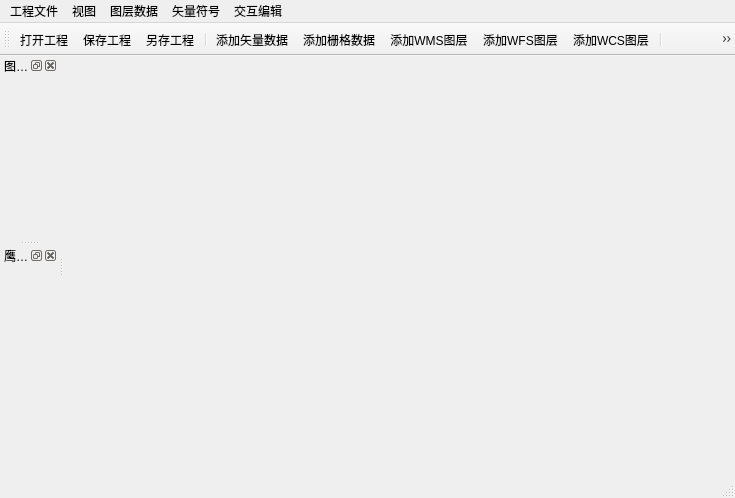
<?xml version="1.0" encoding="UTF-8"?>
<ui version="4.0">
 <class>YLGISClass</class>
 <widget class="QMainWindow" name="YLGISClass">
  <property name="geometry">
   <rect>
    <x>0</x>
    <y>0</y>
    <width>735</width>
    <height>486</height>
   </rect>
  </property>
  <property name="windowTitle">
   <string>YLGIS</string>
  </property>
  <widget class="QWidget" name="centralWidget">
   <widget class="QWidget" name="horizontalLayoutWidget">
    <property name="geometry">
     <rect>
      <x>10</x>
      <y>0</y>
      <width>631</width>
      <height>411</height>
     </rect>
    </property>
    <layout class="QHBoxLayout" name="horizontalLayout"/>
   </widget>
  </widget>
  <widget class="QMenuBar" name="menuBar">
   <property name="geometry">
    <rect>
     <x>0</x>
     <y>0</y>
     <width>735</width>
     <height>17</height>
    </rect>
   </property>
   <widget class="QMenu" name="menu">
    <property name="title">
     <string>工程文件</string>
    </property>
    <addaction name="actionOpen_File"/>
    <addaction name="actionOpenProject"/>
    <addaction name="actionSaveProject"/>
    <addaction name="actionSaveAsProject"/>
    <addaction name="actionExit"/>
   </widget>
   <widget class="QMenu" name="menu_2">
    <property name="title">
     <string>视图</string>
    </property>
    <addaction name="actionLayerTreeControl"/>
    <addaction name="actionOverviewMap"/>
    <addaction name="actionOpenFields"/>
    <addaction name="actionOpenAttrTable"/>
   </widget>
   <widget class="QMenu" name="menu_3">
    <property name="title">
     <string>图层数据</string>
    </property>
    <addaction name="actionAddVectorData"/>
    <addaction name="actionAddRasterData"/>
    <addaction name="actionAddWmsLayer"/>
    <addaction name="actionAddWfsLayer"/>
    <addaction name="actionAddWcsLayer"/>
   </widget>
   <widget class="QMenu" name="SelfStylelibMng">
    <property name="title">
     <string>矢量符号</string>
    </property>
    <addaction name="actionSelfStylelibMng"/>
    <addaction name="actionQgsStylelibMng"/>
    <addaction name="actionChgSymbolRender"/>
   </widget>
   <widget class="QMenu" name="menu_5">
    <property name="title">
     <string>交互编辑</string>
    </property>
    <addaction name="actionCoordTransShp"/>
    <addaction name="actionCoordTransqgis"/>
    <addaction name="actionCoordTranstif"/>
    <addaction name="actionCoordTranspoint"/>
    <addaction name="actionZoomIn"/>
    <addaction name="actionZoomOut"/>
    <addaction name="actionFullExtent"/>
    <addaction name="actionZoomActual"/>
    <addaction name="actionPan"/>
   </widget>
   <addaction name="menu"/>
   <addaction name="menu_2"/>
   <addaction name="menu_3"/>
   <addaction name="SelfStylelibMng"/>
   <addaction name="menu_5"/>
  </widget>
  <widget class="QToolBar" name="mainToolBar">
   <attribute name="toolBarArea">
    <enum>TopToolBarArea</enum>
   </attribute>
   <attribute name="toolBarBreak">
    <bool>false</bool>
   </attribute>
   <addaction name="actionOpenProject"/>
   <addaction name="actionSaveProject"/>
   <addaction name="actionSaveAsProject"/>
   <addaction name="separator"/>
   <addaction name="actionAddVectorData"/>
   <addaction name="actionAddRasterData"/>
   <addaction name="actionAddWmsLayer"/>
   <addaction name="actionAddWfsLayer"/>
   <addaction name="actionAddWcsLayer"/>
   <addaction name="separator"/>
   <addaction name="actionOpenFields"/>
   <addaction name="actionOpenAttrTable"/>
   <addaction name="separator"/>
   <addaction name="actionZoomIn"/>
   <addaction name="actionZoomOut"/>
   <addaction name="actionFullExtent"/>
   <addaction name="actionZoomActual"/>
   <addaction name="actionPan"/>
   <addaction name="separator"/>
  </widget>
  <widget class="QStatusBar" name="statusBar"/>
  <widget class="QDockWidget" name="LayerTreeControl">
   <property name="minimumSize">
    <size>
     <width>49</width>
     <height>184</height>
    </size>
   </property>
   <property name="whatsThis">
    <string>&lt;html&gt;&lt;head/&gt;&lt;body&gt;&lt;p&gt;&lt;br/&gt;&lt;/p&gt;&lt;/body&gt;&lt;/html&gt;</string>
   </property>
   <property name="windowTitle">
    <string>图层管理器</string>
   </property>
   <attribute name="dockWidgetArea">
    <number>1</number>
   </attribute>
   <widget class="QWidget" name="dockWidgetContents_2"/>
  </widget>
  <widget class="QDockWidget" name="OverviewMap">
   <property name="minimumSize">
    <size>
     <width>49</width>
     <height>230</height>
    </size>
   </property>
   <property name="windowTitle">
    <string>鹰眼视图</string>
   </property>
   <attribute name="dockWidgetArea">
    <number>1</number>
   </attribute>
   <widget class="QWidget" name="dockWidgetContents"/>
  </widget>
  <action name="actionOpen_File">
   <property name="text">
    <string>新建工程</string>
   </property>
  </action>
  <action name="actionOpenProject">
   <property name="icon">
    <iconset resource="YLGIS.qrc">
     <normaloff>:/YLGIS/Resources/mActionFileOpen.png</normaloff>:/YLGIS/Resources/mActionFileOpen.png</iconset>
   </property>
   <property name="text">
    <string>打开工程</string>
   </property>
  </action>
  <action name="actionSaveProject">
   <property name="icon">
    <iconset resource="YLGIS.qrc">
     <normaloff>:/YLGIS/Resources/mActionFileSave.png</normaloff>:/YLGIS/Resources/mActionFileSave.png</iconset>
   </property>
   <property name="text">
    <string>保存工程</string>
   </property>
  </action>
  <action name="actionSaveAsProject">
   <property name="icon">
    <iconset resource="YLGIS.qrc">
     <normaloff>:/YLGIS/Resources/mActionFileSaveAs.png</normaloff>:/YLGIS/Resources/mActionFileSaveAs.png</iconset>
   </property>
   <property name="text">
    <string>另存工程</string>
   </property>
  </action>
  <action name="actionExit">
   <property name="text">
    <string>退出</string>
   </property>
  </action>
  <action name="actionLayerTreeControl">
   <property name="text">
    <string>图层管理器</string>
   </property>
  </action>
  <action name="actionAddVectorData">
   <property name="icon">
    <iconset resource="YLGIS.qrc">
     <normaloff>:/YLGIS/Resources/mActionAddOgrLayer.png</normaloff>:/YLGIS/Resources/mActionAddOgrLayer.png</iconset>
   </property>
   <property name="text">
    <string>添加矢量数据</string>
   </property>
  </action>
  <action name="actionAddRasterData">
   <property name="icon">
    <iconset resource="YLGIS.qrc">
     <normaloff>:/YLGIS/Resources/mActionAddRasterLayer.png</normaloff>:/YLGIS/Resources/mActionAddRasterLayer.png</iconset>
   </property>
   <property name="text">
    <string>添加栅格数据</string>
   </property>
  </action>
  <action name="actionSelfStylelibMng">
   <property name="text">
    <string>自定义符号管理</string>
   </property>
  </action>
  <action name="actionQgsStylelibMng">
   <property name="text">
    <string>qgs符号管理</string>
   </property>
  </action>
  <action name="actionChgSymbolRender">
   <property name="text">
    <string>更改矢量符号显示</string>
   </property>
  </action>
  <action name="actionOpenFields">
   <property name="icon">
    <iconset resource="YLGIS.qrc">
     <normaloff>:/YLGIS/Resources/mActionAttributes.png</normaloff>:/YLGIS/Resources/mActionAttributes.png</iconset>
   </property>
   <property name="text">
    <string>打开属性表</string>
   </property>
  </action>
  <action name="actionOpenAttrTable">
   <property name="icon">
    <iconset resource="YLGIS.qrc">
     <normaloff>:/YLGIS/Resources/mSourceFields.png</normaloff>:/YLGIS/Resources/mSourceFields.png</iconset>
   </property>
   <property name="text">
    <string>打开属性管理器</string>
   </property>
  </action>
  <action name="actionCoordTransShp">
   <property name="text">
    <string>Shp坐标转换</string>
   </property>
  </action>
  <action name="actionCoordTransqgis">
   <property name="text">
    <string>Qgis坐标转换</string>
   </property>
  </action>
  <action name="actionCoordTranstif">
   <property name="text">
    <string>栅格坐标转换</string>
   </property>
  </action>
  <action name="actionCoordTranspoint">
   <property name="text">
    <string>单点坐标转换</string>
   </property>
  </action>
  <action name="actionOverviewMap">
   <property name="text">
    <string>鹰眼视图</string>
   </property>
  </action>
  <action name="actionZoomIn">
   <property name="icon">
    <iconset resource="YLGIS.qrc">
     <normaloff>:/YLGIS/Resources/mActionZoomIn.png</normaloff>:/YLGIS/Resources/mActionZoomIn.png</iconset>
   </property>
   <property name="text">
    <string>放大</string>
   </property>
  </action>
  <action name="actionZoomOut">
   <property name="icon">
    <iconset resource="YLGIS.qrc">
     <normaloff>:/YLGIS/Resources/mActionZoomOut.png</normaloff>:/YLGIS/Resources/mActionZoomOut.png</iconset>
   </property>
   <property name="text">
    <string>缩小</string>
   </property>
  </action>
  <action name="actionFullExtent">
   <property name="icon">
    <iconset resource="YLGIS.qrc">
     <normaloff>:/YLGIS/Resources/mActionZoomFullExtent.png</normaloff>:/YLGIS/Resources/mActionZoomFullExtent.png</iconset>
   </property>
   <property name="text">
    <string>缩放至图层</string>
   </property>
  </action>
  <action name="actionZoomActual">
   <property name="icon">
    <iconset resource="YLGIS.qrc">
     <normaloff>:/YLGIS/Resources/mActionZoomActual.png</normaloff>:/YLGIS/Resources/mActionZoomActual.png</iconset>
   </property>
   <property name="text">
    <string>缩放至初始比例</string>
   </property>
  </action>
  <action name="actionPan">
   <property name="icon">
    <iconset resource="YLGIS.qrc">
     <normaloff>:/YLGIS/Resources/mActionPan.png</normaloff>:/YLGIS/Resources/mActionPan.png</iconset>
   </property>
   <property name="text">
    <string>浏览</string>
   </property>
  </action>
  <action name="actionAddWmsLayer">
   <property name="icon">
    <iconset resource="YLGIS.qrc">
     <normaloff>:/YLGIS/Resources/mActionAddWmsLayer.png</normaloff>:/YLGIS/Resources/mActionAddWmsLayer.png</iconset>
   </property>
   <property name="text">
    <string>添加WMS图层</string>
   </property>
  </action>
  <action name="actionAddWfsLayer">
   <property name="icon">
    <iconset resource="YLGIS.qrc">
     <normaloff>:/YLGIS/Resources/mActionAddWcsLayer.png</normaloff>:/YLGIS/Resources/mActionAddWcsLayer.png</iconset>
   </property>
   <property name="text">
    <string>添加WFS图层</string>
   </property>
  </action>
  <action name="actionAddWcsLayer">
   <property name="icon">
    <iconset resource="YLGIS.qrc">
     <normaloff>:/YLGIS/Resources/mActionAddWfsLayer.png</normaloff>:/YLGIS/Resources/mActionAddWfsLayer.png</iconset>
   </property>
   <property name="text">
    <string>添加WCS图层</string>
   </property>
  </action>
 </widget>
 <layoutdefault spacing="6" margin="11"/>
 <resources>
  <include location="YLGIS.qrc"/>
 </resources>
 <connections/>
</ui>
